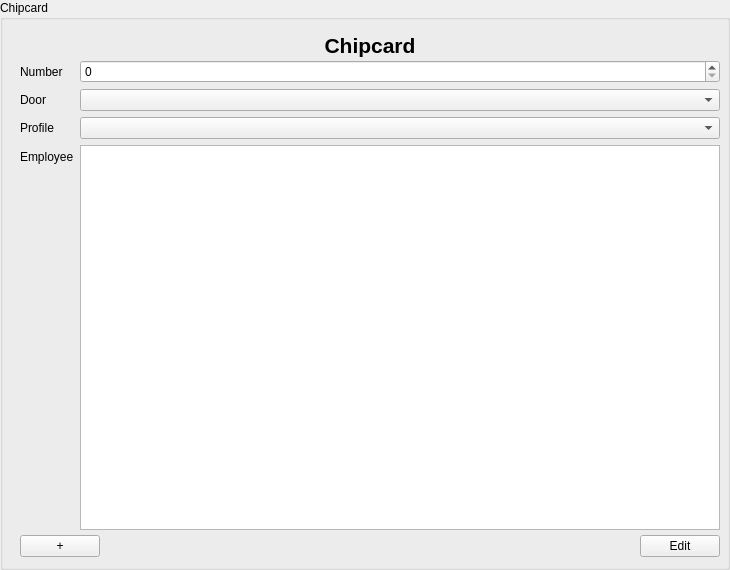
<?xml version="1.0" encoding="UTF-8"?>
<ui version="4.0">
 <class>ChipCardOInputArea</class>
 <widget class="QGroupBox" name="ChipCardOInputArea">
  <property name="geometry">
   <rect>
    <x>0</x>
    <y>0</y>
    <width>730</width>
    <height>570</height>
   </rect>
  </property>
  <property name="windowTitle">
   <string>GroupChipcard</string>
  </property>
  <property name="accessibleName">
   <string>ChipCardInputDialog</string>
  </property>
  <property name="title">
   <string>Chipcard</string>
  </property>
  <widget class="QWidget" name="formLayoutWidget" native="true">
   <property name="geometry">
    <rect>
     <x>10</x>
     <y>30</y>
     <width>720</width>
     <height>570</height>
    </rect>
   </property>
   <widget class="QWidget" name="verticalLayoutWidget_Header">
    <property name="geometry">
     <rect>
      <x>10</x>
      <y>0</y>
      <width>700</width>
      <height>30</height>
     </rect>
    </property>
    <layout class="QVBoxLayout" name="verticalLayout">
     <item>
      <widget class="QLabel" name="label_Header">
       <property name="font">
        <font>
         <pointsize>16</pointsize>
         <weight>75</weight>
         <bold>true</bold>
        </font>
       </property>
       <property name="text">
        <string>Chipcard</string>
       </property>
       <property name="alignment">
        <set>Qt::AlignCenter</set>
       </property>
      </widget>
     </item>
    </layout>
   </widget>
   <widget class="QWidget" name="verticalLayoutWidget_Buttons">
    <property name="geometry">
     <rect>
      <x>10</x>
      <y>500</y>
      <width>700</width>
      <height>32</height>
     </rect>
    </property>
    <layout class="QHBoxLayout" name="horizontalLayout">
     <item>
      <widget class="QPushButton" name="pushButton_Add">
       <property name="text">
        <string>+</string>
       </property>
      </widget>
     </item>
     <item>
      <spacer name="horizontalSpacer">
       <property name="orientation">
        <enum>Qt::Horizontal</enum>
       </property>
       <property name="sizeHint" stdset="0">
        <size>
         <width>40</width>
         <height>20</height>
        </size>
       </property>
      </spacer>
     </item>
     <item>
      <widget class="QPushButton" name="pushButton_EditFinish">
       <property name="text">
        <string>Edit</string>
       </property>
      </widget>
     </item>
    </layout>
   </widget>
   <widget class="QWidget" name="verticalLayoutWidget_2">
    <property name="geometry">
     <rect>
      <x>10</x>
      <y>30</y>
      <width>700</width>
      <height>470</height>
     </rect>
    </property>
    <layout class="QFormLayout" name="formLayout">
     <item row="0" column="0">
      <widget class="QLabel" name="label_Number">
       <property name="text">
        <string>Number</string>
       </property>
      </widget>
     </item>
     <item row="0" column="1">
      <widget class="QSpinBox" name="spinBox_Number">
       <property name="maximum">
        <number>9999</number>
       </property>
      </widget>
     </item>
     <item row="1" column="0">
      <widget class="QLabel" name="label_Door">
       <property name="text">
        <string>Door</string>
       </property>
      </widget>
     </item>
     <item row="1" column="1">
      <widget class="QComboBox" name="comboBox_Door"/>
     </item>
     <item row="2" column="0">
      <widget class="QLabel" name="label_Profile">
       <property name="text">
        <string>Profile</string>
       </property>
      </widget>
     </item>
     <item row="2" column="1">
      <widget class="QComboBox" name="comboBox_Profile"/>
     </item>
     <item row="3" column="0">
      <widget class="QLabel" name="label_Employee">
       <property name="text">
        <string>Employee</string>
       </property>
      </widget>
     </item>
     <item row="3" column="1">
      <widget class="QListView" name="listView_Employee"/>
     </item>
    </layout>
   </widget>
  </widget>
 </widget>
 <resources/>
 <connections/>
</ui>
